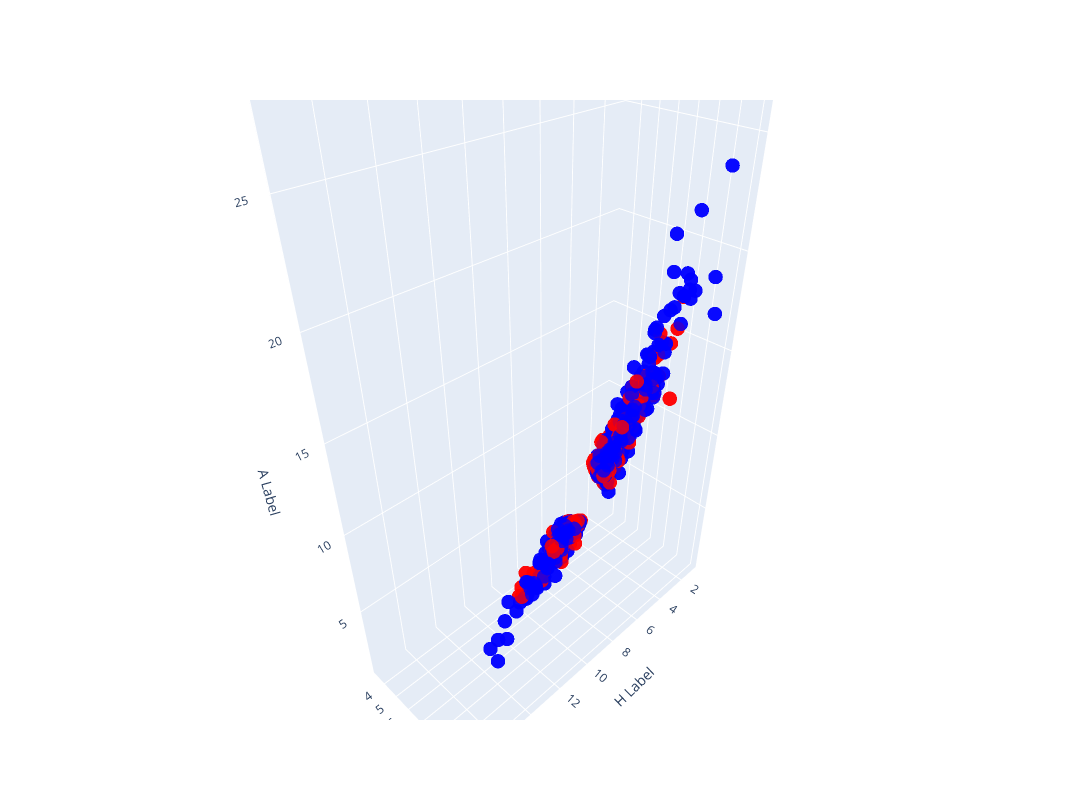

The notebook cell this image was saved under:
### Code cell
import plotly.graph_objs as go

# Colori per i valori di y_train
colors = ['red' if y == 0 else 'blue' for y in np.concatenate((y_train, y_test))]

# Creazione della traccia dello scatter 3D
trace = go.Scatter3d(
    x=np.concatenate((X_train[:,0], X_test[:, 0])),
    y=np.concatenate((X_train[:,1], X_test[:, 1])),
    z=np.concatenate((X_train[:,2], X_test[:, 2])),
    mode='markers',
    marker=dict(
        size=5,
        color=colors,
        opacity=0.8,
        colorscale='Viridis'
    )
)

# Layout del grafico
layout = go.Layout(
    scene=dict(
        xaxis_title='H Label',
        yaxis_title='D Label',
        zaxis_title='A Label',
        xaxis=dict(title='H'),
        yaxis=dict(title='D'),
        zaxis=dict(title='A')
    ),
    width=1500,  # Imposta la larghezza della figura a 800 pixel
    height=800  # Imposta l'altezza della figura a 800 pixel
)

# Creazione della figura
fig = go.Figure(data=[trace], layout=layout)

# Visualizzazione della figura
fig.show()

### Figure 1 — Plotly figure (JSON) as saved in the notebook; plotly's stock layout.template omitted (floating-point values rounded to 4 significant figures; data arrays with more than 128 entries replaced by an {"elided": "..."} marker saying what was removed)
{"data": [{"marker": {"color": {"elided": "1218 str values"}, "colorscale": [[0, "#440154"], [0.1111, "#482878"], [0.2222, "#3e4989"], [0.3333, "#31688e"], [0.4444, "#26828e"], [0.5556, "#1f9e89"], [0.6667, "#35b779"], [0.7778, "#6ece58"], [0.8889, "#b5de2b"], [1, "#fde725"]], "opacity": 0.8, "size": 5}, "mode": "markers", "type": "scatter3d", "x": {"elided": "1218 float values"}, "y": {"elided": "1218 float values"}, "z": {"elided": "1218 float values"}}], "layout": {"height": 800, "scene": {"xaxis": {"title": {"text": "H Label"}}, "yaxis": {"title": {"text": "D Label"}}, "zaxis": {"title": {"text": "A Label"}}}, "width": 1500}}
